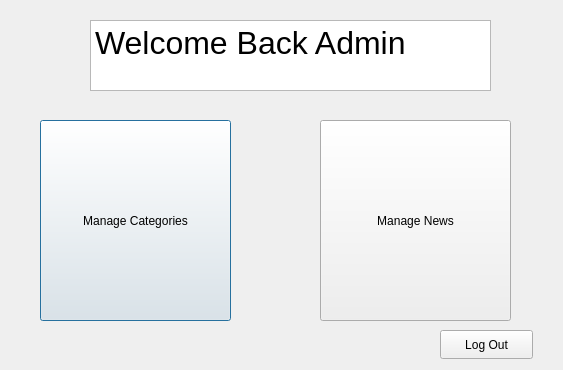
<?xml version="1.0" encoding="UTF-8"?>
<ui version="4.0">
 <class>AdminMainWindow</class>
 <widget class="QDialog" name="AdminMainWindow">
  <property name="geometry">
   <rect>
    <x>0</x>
    <y>0</y>
    <width>563</width>
    <height>370</height>
   </rect>
  </property>
  <property name="windowTitle">
   <string>Dialog</string>
  </property>
  <widget class="QPushButton" name="CategoryButton">
   <property name="geometry">
    <rect>
     <x>40</x>
     <y>120</y>
     <width>191</width>
     <height>201</height>
    </rect>
   </property>
   <property name="text">
    <string>Manage Categories</string>
   </property>
  </widget>
  <widget class="QPushButton" name="NewsButton">
   <property name="geometry">
    <rect>
     <x>320</x>
     <y>120</y>
     <width>191</width>
     <height>201</height>
    </rect>
   </property>
   <property name="text">
    <string>Manage News</string>
   </property>
  </widget>
  <widget class="QTextBrowser" name="textBrowser">
   <property name="geometry">
    <rect>
     <x>90</x>
     <y>20</y>
     <width>401</width>
     <height>71</height>
    </rect>
   </property>
   <property name="html">
    <string>&lt;!DOCTYPE HTML PUBLIC &quot;-//W3C//DTD HTML 4.0//EN&quot; &quot;http://www.w3.org/TR/REC-html40/strict.dtd&quot;&gt;
&lt;html&gt;&lt;head&gt;&lt;meta name=&quot;qrichtext&quot; content=&quot;1&quot; /&gt;&lt;meta charset=&quot;utf-8&quot; /&gt;&lt;style type=&quot;text/css&quot;&gt;
p, li { white-space: pre-wrap; }
hr { height: 1px; border-width: 0; }
li.unchecked::marker { content: &quot;\2610&quot;; }
li.checked::marker { content: &quot;\2612&quot;; }
&lt;/style&gt;&lt;/head&gt;&lt;body style=&quot; font-family:'Segoe UI'; font-size:9pt; font-weight:400; font-style:normal;&quot;&gt;
&lt;p style=&quot; margin-top:0px; margin-bottom:0px; margin-left:0px; margin-right:0px; -qt-block-indent:0; text-indent:0px;&quot;&gt;&lt;span style=&quot; font-size:24pt;&quot;&gt;Welcome Back Admin&lt;/span&gt;&lt;/p&gt;&lt;/body&gt;&lt;/html&gt;</string>
   </property>
  </widget>
  <widget class="QPushButton" name="log_out">
   <property name="geometry">
    <rect>
     <x>440</x>
     <y>330</y>
     <width>93</width>
     <height>29</height>
    </rect>
   </property>
   <property name="text">
    <string>Log Out</string>
   </property>
  </widget>
 </widget>
 <resources/>
 <connections/>
</ui>
